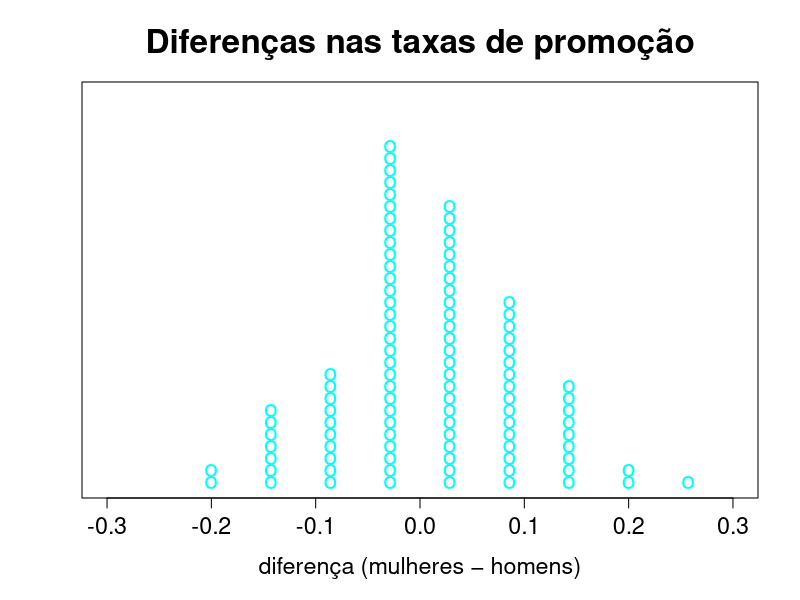
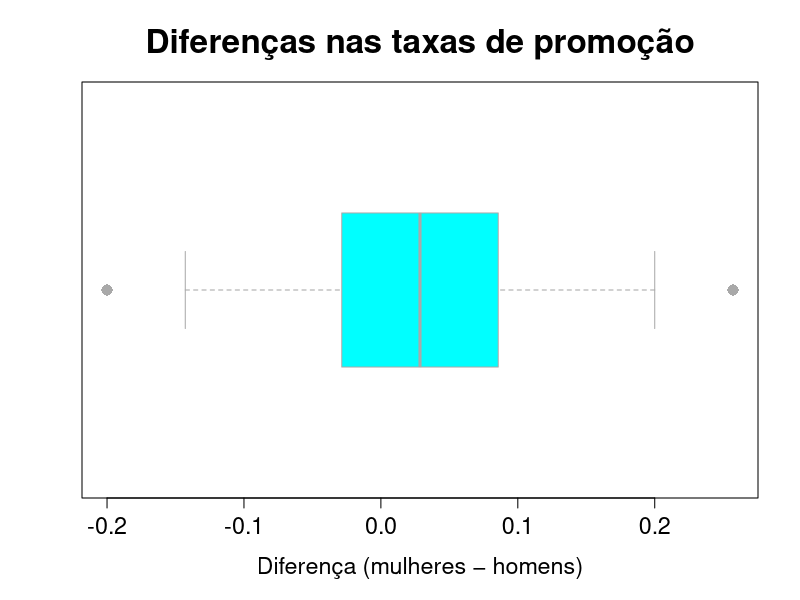
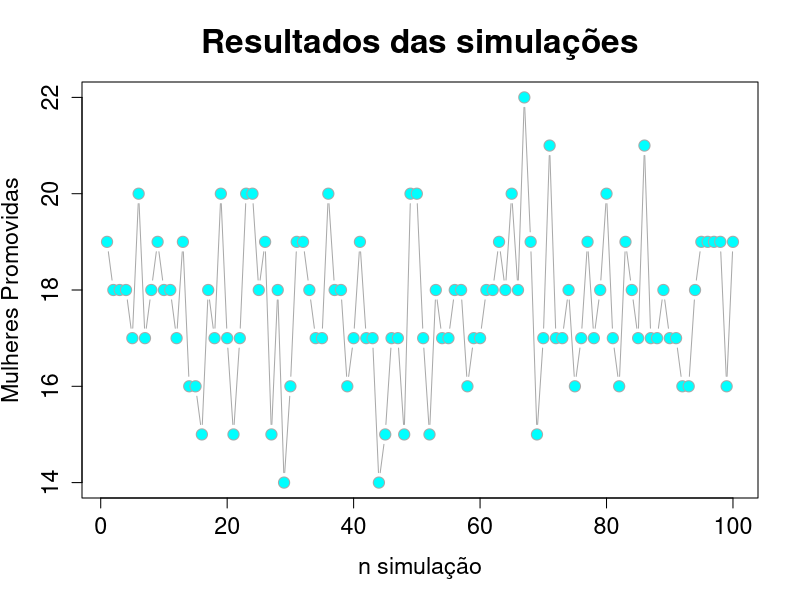

Write R code to recreate these figures, in order.
# Bernardo Mamede
id <- "a36919"

results_df <- read.csv("./results.csv", sep = ",")

# Calcular as taxas de promoção
taxas_df <- data.frame(
    taxa_pm = results_df$pm / 35,
    taxa_pw = results_df$pw / 35
)

taxas_df$diff <- taxas_df$taxa_pw - taxas_df$taxa_pm

jpeg("stripchart.jpeg", width = 600, height = 400)
stripchart(
    taxas_df$diff,
    method = "stack",
    offset = 0.4,
    pch = "o", at = 0,
    col = "cyan",
    bg = "cyan",
    main = "Diferenças nas taxas de promoção",
    xlab = "diferença (mulheres − homens)",
    cex = 1.5,
    cex.main = 2,
    cex.axis = 1.4,
    cex.lab = 1.4,
    xlim = c(-0.3, 0.3)
)
dev.off()

jpeg("diff_boxplot.jpeg", width = 600, height = 400)
boxplot(
    taxas_df$diff,
    main = "Diferenças nas taxas de promoção",
    xlab = "Diferença (mulheres − homens)",
    col = "cyan",
    border = "darkgray",
    horizontal = TRUE,
    pch = 16,
    las = 1,
    cex = 1.5,
    cex.main = 2,
    cex.axis = 1.4,
    cex.lab = 1.4
)
dev.off()

prom_w_df <- data.frame(
    sim_num = results_df$sim_num,
    pw = results_df$pw
)
sorted_df <- prom_w_df[order(prom_w_df$sim_num), ]

jpeg("prom_w_plot.jpeg", width = 600, height = 400)
plot(sorted_df$sim_num,
    sorted_df$pw,
    type = "b",
    col = "darkgray",
    pch = 21,
    bg = "cyan",
    main = "Resultados das simulações",
    xlab = "n simulação",
    ylab = "Mulheres Promovidas",
    cex = 1.5,
    cex.main = 2,
    cex.axis = 1.4,
    cex.lab = 1.4
)
dev.off()
